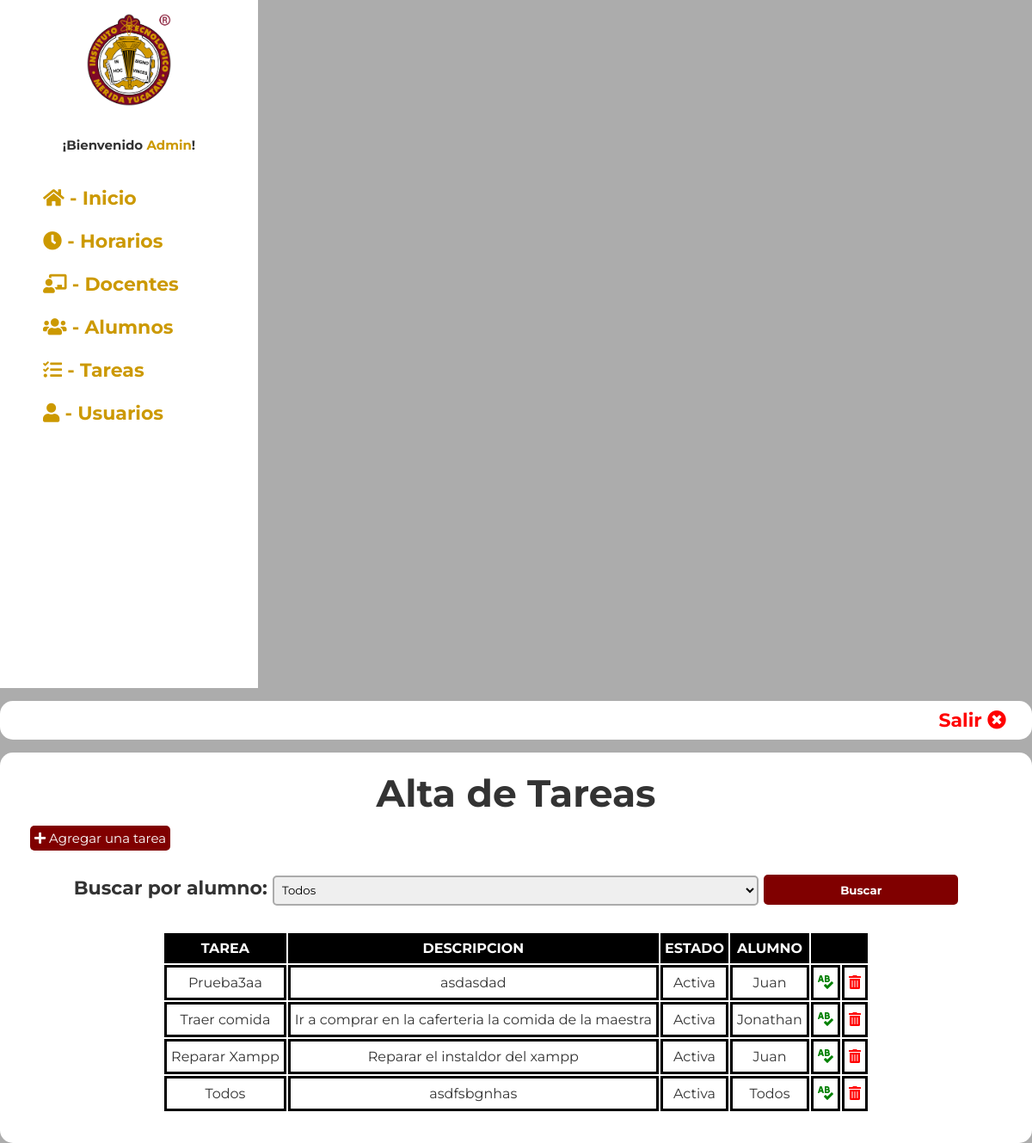
The page /admin/tareas_p.php (signed in) on the database as committed earlier.
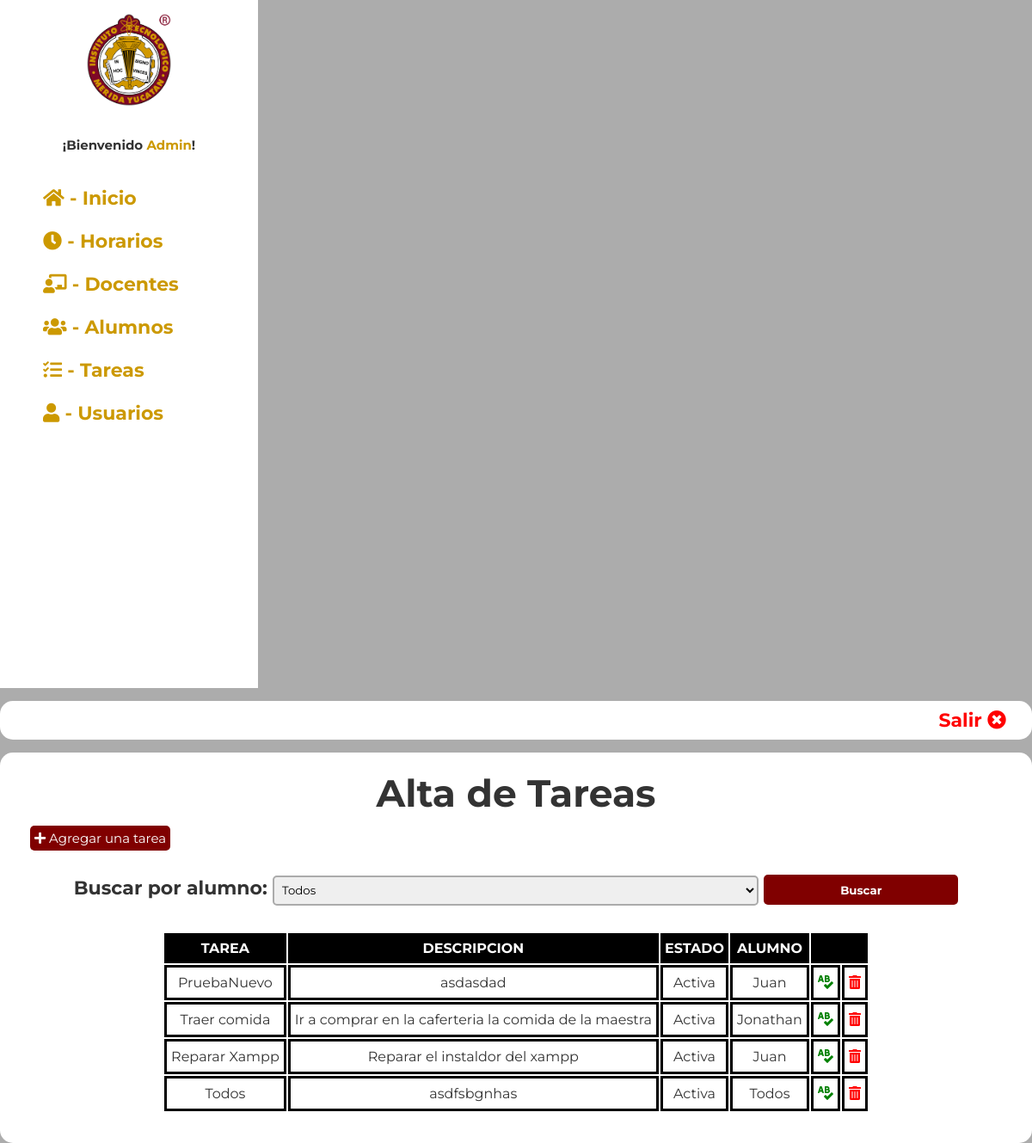
The same page on the database as committed later.
### tables this page shows
CREATE TABLE `tareas` (
  `id_tarea` int(5) NOT NULL,
  `nombre_tarea` varchar(255) DEFAULT NULL,
  `descripcion` varchar(255) DEFAULT NULL,
  `estado` varchar(255) DEFAULT NULL,
  `usuario` int(5) DEFAULT NULL
);

CREATE TABLE `alumnos` (
  `id` int(5) NOT NULL,
  `nombres` varchar(255) DEFAULT NULL,
  `apellidos` varchar(255) DEFAULT NULL,
  `email` varchar(255) DEFAULT NULL,
  `contrasena` varchar(255) DEFAULT NULL,
  `matricula` varchar(9) DEFAULT NULL,
  `carrera` varchar(255) NOT NULL,
  `sexo` varchar(255) NOT NULL,
  `ingreso` int(3) NOT NULL,
  `rol` varchar(255) NOT NULL
);

### admin/tareas_p.php (the view, shortened to what this page needs)
<!DOCTYPE html>
<html lang="en">
<head>
    <link rel="stylesheet" href="https://cdnjs.cloudflare.com/ajax/libs/font-awesome/5.15.4/css/all.min.css"/>
    <link rel="stylesheet" href="styles.css"/>
</head>
<body class="panel">
    <div class="contenedor">
        <?php include "menu_panel.php"?>
        <div class="cont_panel">
            <div class="header_panel">
                <a href="salir.php">Salir <i class="fas fa-times-circle"></i></a>
            </div>
            <div class="info_panel">
                <h1>Alta de Tareas</h1>
                <br>
                <div class="cont_info">
                <a href="crear_tarea.php" class="btn"><i class="fas fa-plus"></i> Agregar una tarea</a><br><br>
                <form class="buscar" action="" method="get">
                    <label for="" class="bs_docente">Buscar por alumno:</label>
                    <select name="busca_alumno" class="bs_docentes">
                        <option value="">Todos</option>
                    </select>
                    <button type="submit" name="buscar">Buscar</button>
                </form><br>
                <table class="tablaspanel">
                        <tr>
                            <th>TAREA</th>
                            <th>DESCRIPCION</th>
                            <th>ESTADO</th>
                            <th>ALUMNO</th>
                            <th colspan="2"></th>
                        </tr>
                        <?php require "conexion.php";
                        if (isset($_GET['buscar']) and $_GET['busca_alumno']) {
                            $alumno = $_GET['busca_alumno'];
                            $todos_datos = "SELECT * FROM tareas
                            INNER JOIN alumnos ON tareas.usuario = alumnos.id
                            WHERE nombres LIKE '%$alumno%'";
                        } else {
                            $todos_datos = "SELECT * FROM tareas
                            INNER JOIN alumnos ON tareas.usuario = alumnos.id";
                        }
                        $resultado = mysqli_query($conectar, $todos_datos);
                        while ($fila = mysqli_fetch_assoc($resultado)){
                        ?>
                            <tr>
                                <td>
                                    <?php echo $fila['nombre_tarea']; ?>
                                </td>
                                <td><?php echo $fila['descripcion']; ?></td>
                                <td><?php echo $fila['estado']; ?></td>
                                <td><?php echo $fila['nombres']; ?></td>
                                <td><a class="editar" href="editar_tarea.php?id=<?php echo $fila['id_tarea']; ?>"><i class="fas fa-spell-check"></i></a></td>
                                <td><a class="eliminar" href="#" onClick="validar('eliminar_tarea.php?id=<?php echo $fila['id_tarea']; ?>')"><i class="fas fa-trash-alt"></i></a></td>
                            </tr>
                        <?php }?>
                    </table>
                </div>
            </div>
        </div>
    </div>
</body>
</html>

Rows that differ between the two databases and show on the page:
changed tareas "asdasdad": nombre_tarea "Prueba3aa" → "PruebaNuevo"
